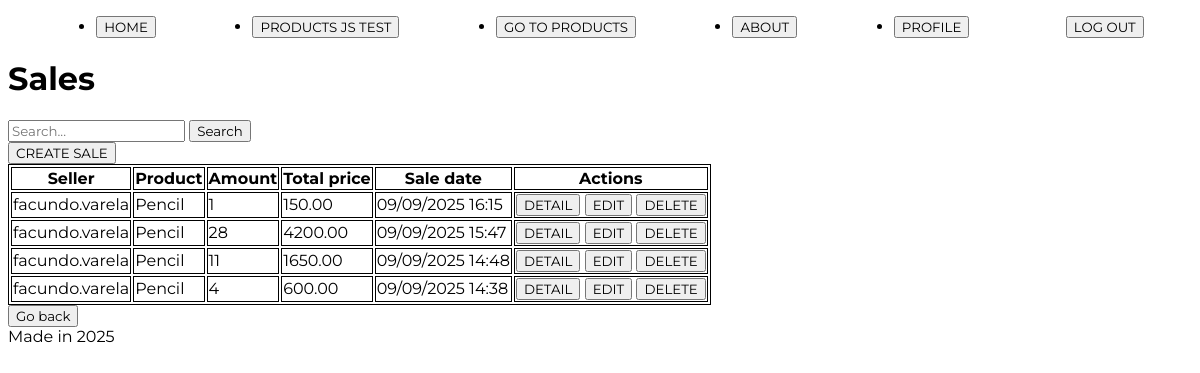
The app's page /product/sale/list (signed in), older data.
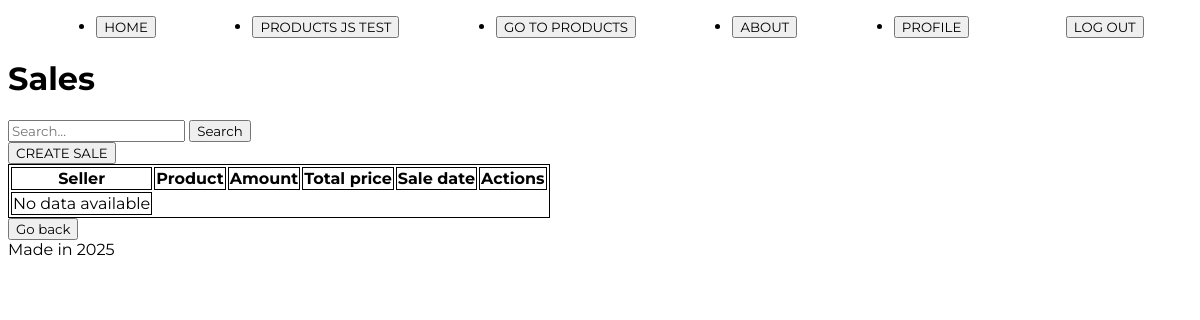
The same page, newer data.
### product/models.py (models this page shows, shortened)
class Sale(models.Model):
    seller = models.ForeignKey(Seller, on_delete=models.CASCADE)
    product = models.ForeignKey(Product, on_delete=models.CASCADE)
    amount = models.PositiveBigIntegerField()
    total_price = models.DecimalField(max_digits=10, decimal_places=2, editable=False)
    sell_date = models.DateTimeField(default=timezone.now, editable=False)
    class Meta:
        ordering = ("-sell_date",)

class Seller(models.Model):
    user = models.OneToOneField(User, on_delete=models.CASCADE, related_name="seller")
    cellphone = models.CharField(max_length=50)
    user_img = models.ImageField(upload_to="profile_images", null=True, blank=True)

class Product(models.Model):
    category=models.ForeignKey(Category, on_delete=models.CASCADE, null=True, blank=True, verbose_name='category')
    name = models.CharField(max_length=150, db_index=True) #facilita la búsqueda en la BD
    description = models.TextField(blank=True, null=True, verbose_name='Description') #blank: el campo puede dejarse vacío cuando es True
    price = models.DecimalField(max_digits=10, decimal_places=2)
    stock = models.PositiveIntegerField()
    class Meta: #Se utiliza para definir opciones de configuración adicionales de un modelo
        unique_together = ('category', 'name') #la combinación de los campos debe ser única en la BD
        verbose_name = 'Product' #Define el nombre singular legible del modelo (también usado en el panel de ADMIN)
        verbose_name_plural = 'Products' #Define el nombre plurar legible del modelo (también usado en el panel de ADMIN)

### product/views_models/sale.py (the view)
# urls.py: path('sale/list', sale.sale_list, name='sale_list'),
def sale_list(request: HttpRequest) ->HttpResponse:
    search = request.GET.get('query')
    if search:
        queryset = models.Sale.objects.filter(
            seller__user__username__icontains=search
            ) | models.Sale.objects.filter(product__name__icontains=search)
    else:
        queryset = models.Sale.objects.all()
    context2 = context.copy()
    context2.update({'object_list':queryset})
    return render(request, 'product/Sale_crud/sale_list.html', context2)

### product/templates/product/Sale_crud/sale_list.html
{% extends 'core/base.html' %}
{% block content %}
<h1>Sales</h1>
<form method="get" action="">
    <input type="text" name="query" placeholder="Search...">
    <button type="submit">Search</button>
</form>
<a href="{% url 'product:sale_create' %}"><button>CREATE SALE</button></a>
<table class="tablaPrueba">
    <thead>
        <tr>
            <th>Seller</th>
            <th>Product</th>
            <th>Amount</th>
            <th>Total price</th>
            <th>Sale date</th>
            <th>Actions</th>
        </tr>
    </thead>
    <tbody>
        {% for sale in object_list %}
        <tr>
            <td> {{ sale.seller.user.username }}</td>
            <td> {{ sale.product.name }}</td>
            <td> {{ sale.amount }}</td>
            <td> {{ sale.total_price }}</td>
            <td> {{ sale.sell_date|date:'d/m/Y H:i' }}</td>
            <td>
                <a href="{% url 'product:sale_detail' sale.id %}"><button>DETAIL</button></a>
                <a href="{% url 'product:sale_update' sale.id %}"><button>EDIT</button></a>
                <a href="{% url 'product:sale_delete' sale.id %}"><button>DELETE</button></a>
            </td>
        </tr>
        {% empty %}
        <tr>
            <td>No data available</td>
        </tr>
        {% endfor %}
    </tbody>
</table>
<a href="{% url 'product:index' %}"><button>Go back</button></a>
{% endblock content %}

Row changes from the older to the newer data that the page shows:
removed Sale: seller.user.username "facundo.varela", product.name "Pencil", amount "1", total_price "150.00", sell_date "09/09/2025 16:15"
removed Sale: seller.user.username "facundo.varela", product.name "Pencil", amount "28", total_price "4200.00", sell_date "09/09/2025 15:47"
removed Sale: seller.user.username "facundo.varela", product.name "Pencil", amount "11", total_price "1650.00", sell_date "09/09/2025 14:48"
removed Sale: seller.user.username "facundo.varela", product.name "Pencil", amount "4", total_price "600.00", sell_date "09/09/2025 14:38"
Text that changed along with them:
text now shown: "No data available"
